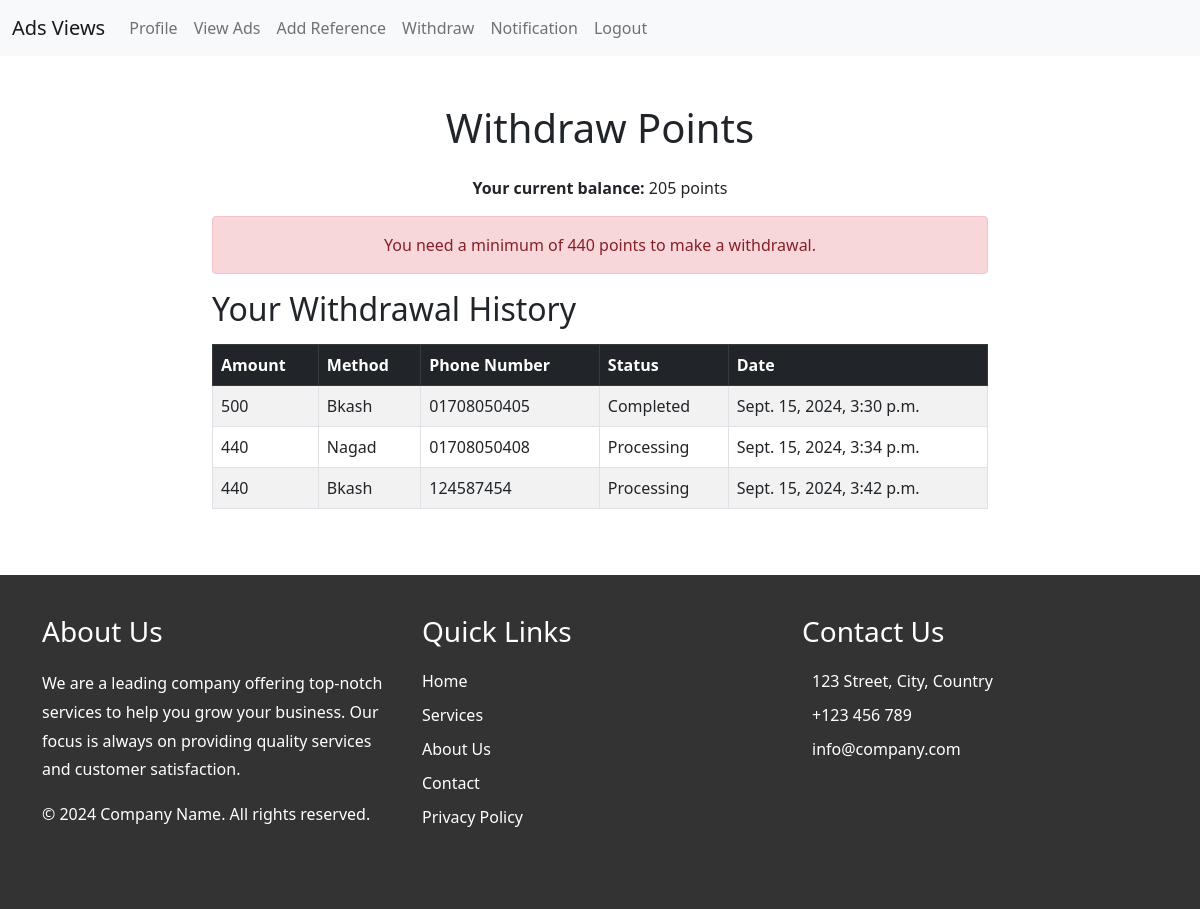
Screenshot of /withdrawal/ (signed in) with the database file from the repository.
### ads_app/models.py (models this page shows, shortened)
class Withdrawal(models.Model):
    STATUS_CHOICES = [
        ("pending", "Pending"),
        ("processing", "Processing"),
        ("completed", "Completed"),
        ("canceled", "Canceled"),
    ]
    user = models.ForeignKey(User, on_delete=models.CASCADE)
    amount = models.IntegerField()
    withdrawal_method = models.CharField(
        max_length=50, choices=[("bkash", "Bkash"), ("nagad", "Nagad")]
    )
    phone_number = models.CharField(max_length=15)
    status = models.CharField(max_length=10, choices=STATUS_CHOICES, default="pending")
    created_at = models.DateTimeField(auto_now_add=True)

### ads_app/views.py (the view, shortened to what this page needs)
# urls.py: path("withdrawal/", views.withdrawal, name="withdraw_points"),
@login_required
def withdrawal(request):
    wallet = (
        request.user.wallet
    )  # Assuming there is a one-to-one relationship with Wallet
    if wallet.points < 440:
        form = None  # Do not show the form if points are less than 440
        message = "You need a minimum of 440 points to make a withdrawal."
    withdrawal_history = Withdrawal.objects.filter(user=request.user)
    context = {
        "form": form,
        "message": message,
        "wallet_points": wallet.points,
        "withdrawal_history": withdrawal_history,
    }
    return render(request, "withdrawal.html", context)

### ads_app/templates/withdrawal.html (shortened to what this page needs)
{% extends "base.html" %}
{% block content %}
<div class="container mt-5" style="max-width: 800px;">
    <h1 class="text-center mb-4">Withdraw Points</h1>
    <p class="text-center"><strong>Your current balance:</strong> {{ wallet_points }} points</p>
    {% if message %}
    <div class="alert alert-danger text-center">{{ message }}</div>
    {% endif %}
    <h2 class="mb-3">Your Withdrawal History</h2>
    <div class="table-responsive">
        <table class="table table-bordered table-striped">
            <thead class="table-dark">
                <tr>
                    <th>Amount</th>
                    <th>Method</th>
                    <th>Phone Number</th>
                    <th>Status</th>
                    <th>Date</th>
                </tr>
            </thead>
            <tbody>
                {% for withdrawal in withdrawal_history %}
                <tr>
                    <td>{{ withdrawal.amount }}</td>
                    <td>{{ withdrawal.get_withdrawal_method_display }}</td>
                    <td>{{ withdrawal.phone_number }}</td>
                    <td>{{ withdrawal.get_status_display }}</td>
                    <td>{{ withdrawal.created_at }}</td>
                </tr>
                {% empty %}
                <tr>
                    <td colspan="5" class="text-center">No withdrawal requests found.</td>
                </tr>
                {% endfor %}
            </tbody>
        </table>
    </div>
</div>
{% endblock content %}

### rows the page displays
Withdrawal: amount "500", withdrawal_method "Bkash", phone_number "01708050405", status "Completed", created_at "Sept. 15, 2024, 3:30 p.m."
Withdrawal: amount "440", withdrawal_method "Nagad", phone_number "01708050408", status "Processing", created_at "Sept. 15, 2024, 3:34 p.m."
Withdrawal: amount "440", withdrawal_method "Bkash", phone_number "124587454", status "Processing", created_at "Sept. 15, 2024, 3:42 p.m."

### other values shown
{{ wallet_points }} "205"
{{ message }} "You need a minimum of 440 points to make a withdrawal."
